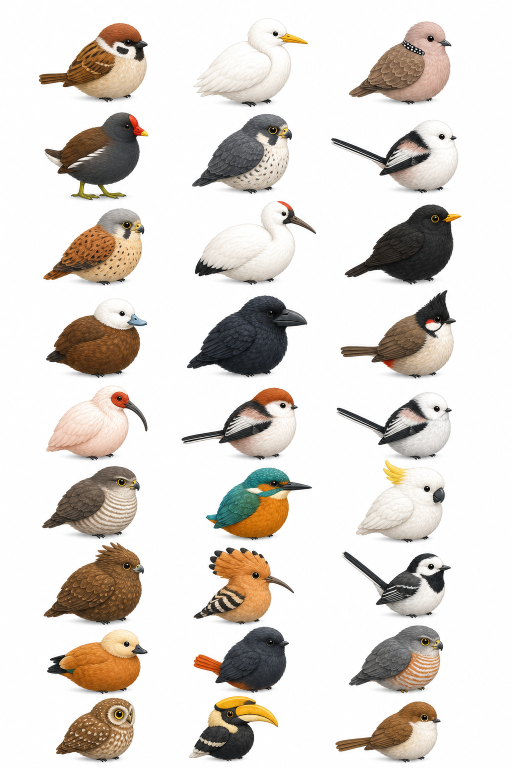
#> input picture assets/bird-contact-sheet-v3-plain.png, 1024 x 1536 px (shown at 1/2 size)
$ python -i process_hires_pet_assets.py   (imports and definitions only)
#> lines starting #> are read from the running program, lines starting #| are printed output that depends on the picture; after the words box and inside, x2 and y2 are one past the last pixel; in counts of white or black regions, pixels touching at a corner belong together
#!/usr/bin/env python3
"""Process high-resolution generated pet assets into 720x720 transparent PNGs."""

from __future__ import annotations

import argparse
import json
from pathlib import Path

from PIL import Image, ImageChops, ImageFilter


ROOT = Path(__file__).resolve().parents[1]
MANIFEST_PATH = ROOT / "docs/assets/pet-design/hires-prompts/manifest.json"


def chroma_key_to_alpha(image: Image.Image) -> Image.Image:
    rgba = image.convert("RGBA")
    pixels = rgba.load()
    width, height = rgba.size
#> width = 1024; height = 1536

    border_samples = []
    for x in range(width):
        border_samples.append(rgba.getpixel((x, 0)))
        border_samples.append(rgba.getpixel((x, height - 1)))
#> after the loop, border_samples = 2048 items, first 6: (253, 254, 255, 255), (254, 254, 253, 255), (254, 254, 254, 255), (254, 254, 254, 255), (254, 253, 254, 255), (254, 254, 254, 255)
    for y in range(height):
        border_samples.append(rgba.getpixel((0, y)))
        border_samples.append(rgba.getpixel((width - 1, y)))
#> after the loop, border_samples = 5120 items, first 6: (253, 254, 255, 255), (254, 254, 253, 255), (254, 254, 254, 255), (254, 254, 254, 255), (254, 253, 254, 255), (254, 254, 254, 255)

    red = sorted(sample[0] for sample in border_samples)[len(border_samples) // 2]
#> red = 254
    green = sorted(sample[1] for sample in border_samples)[len(border_samples) // 2]
#> green = 254
    blue = sorted(sample[2] for sample in border_samples)[len(border_samples) // 2]
#> blue = 254
    key = (red, green, blue)
#> key = (254, 254, 254)

    for y in range(height):
        for x in range(width):
            r, g, b, a = pixels[x, y]
            distance = ((r - key[0]) ** 2 + (g - key[1]) ** 2 + (b - key[2]) ** 2) ** 0.5
            if distance <= 18:
                pixels[x, y] = (r, g, b, 0)
                continue

            if distance <= 95:
                matte = min(1.0, max(0.0, (distance - 18) / 77))
                new_alpha = round(a * matte)
                if key[1] > key[0] and key[1] > key[2]:
                    # Green screen despill.
                    g = min(g, round((r + b) * 0.55))
                elif key[0] > 180 and key[2] > 180:
                    # Magenta screen despill.
                    spill = max(0, min(r, b) - g)
                    r = max(0, r - round(spill * 0.72))
                    b = max(0, b - round(spill * 0.72))
                pixels[x, y] = (r, g, b, new_alpha)

    return rgba


def normalize_alpha(image: Image.Image) -> Image.Image:
    rgba = image.convert("RGBA")
    alpha = rgba.getchannel("A")
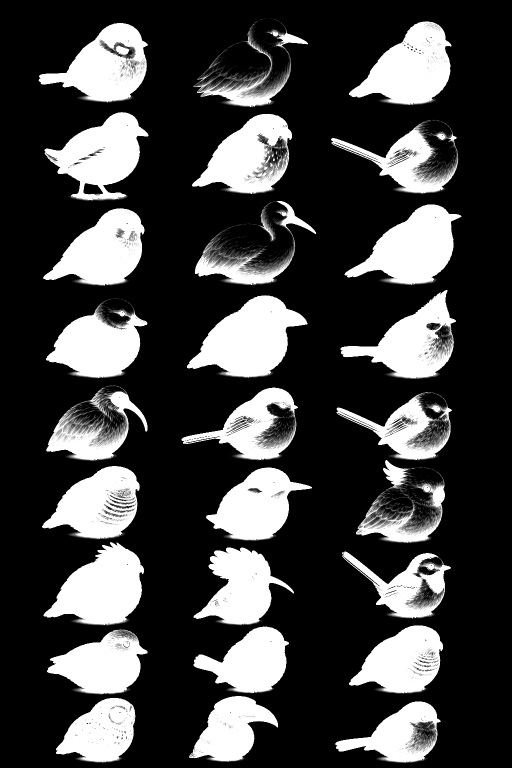
#> alpha: PIL image 1024x1536 L (shown at 1/2 size); min 0, max 255, mean 66.2
    bbox = alpha.getbbox()
#> bbox = (77, 36, 923, 1527)
    if not bbox:
        return rgba
    binary = alpha.point(lambda value: 255 if value > 8 else 0)
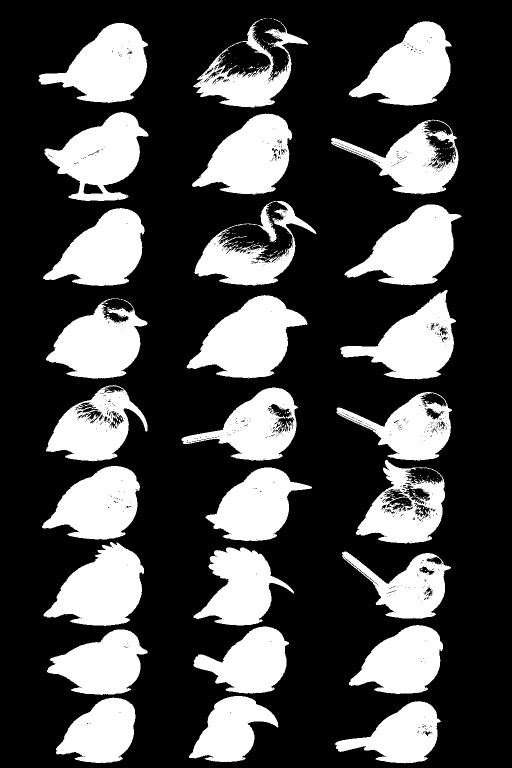
#> binary: PIL image 1024x1536 L (shown at 1/2 size); 29.3% white; 240 white regions (208 under 20 px), largest, box (x1, y1, x2, y2) and area: (373, 590, 615, 757) 22790, (87, 1084, 288, 1252) 20702, (697, 42, 903, 211) 20544
    inner = binary.filter(ImageFilter.MinFilter(3))
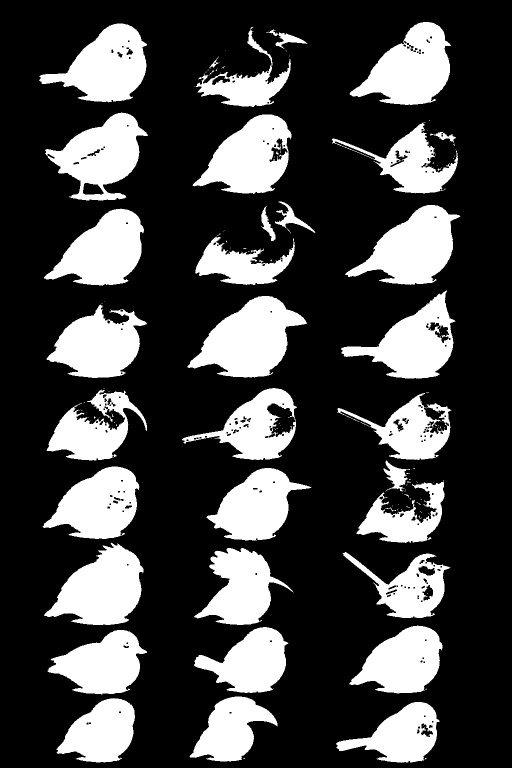
#> inner: PIL image 1024x1536 L (shown at 1/2 size); 26.6% white; 143 white regions (109 under 20 px), largest, box (x1, y1, x2, y2) and area: (375, 592, 614, 755) 21833, (88, 1085, 287, 1250) 19754, (690, 410, 921, 570) 19548
    soft = binary.filter(ImageFilter.GaussianBlur(0.7)).point(lambda value: 0 if value < 3 else value)
    final_alpha = ImageChops.darker(alpha, ImageChops.lighter(inner, soft))
    rgba.putalpha(final_alpha)
    return rgba


def fit_canvas(image: Image.Image, size: int = 720, padding: int = 42) -> Image.Image:
    rgba = normalize_alpha(image)
    bbox = rgba.getchannel("A").getbbox()
#> bbox = (77, 36, 923, 1527)
    if not bbox:
        raise ValueError("asset has empty alpha")
    cropped = rgba.crop(bbox)
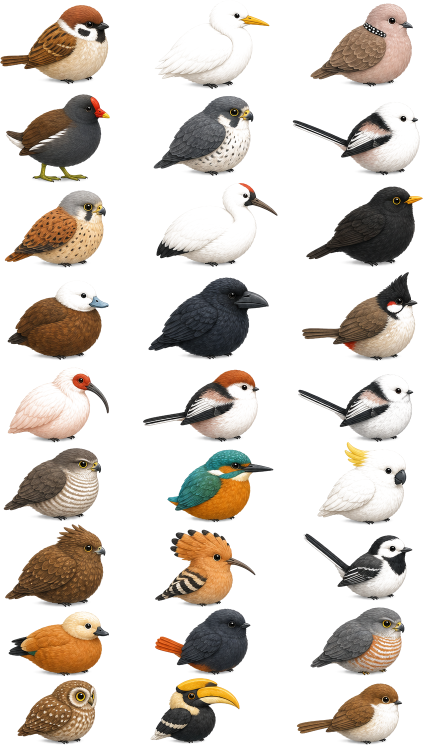
#> cropped: PIL image 846x1491 RGBA (shown at 1/2 size); mean R, G, B, A 213.6, 206.8, 199.8, 82.1; transparent parts drawn white
    max_side = size - padding * 2
    scale = min(max_side / cropped.width, max_side / cropped.height)
#> scale = 0.427
    resized = cropped.resize(
        (max(1, round(cropped.width * scale)), max(1, round(cropped.height * scale))),
        Image.Resampling.LANCZOS,
    )
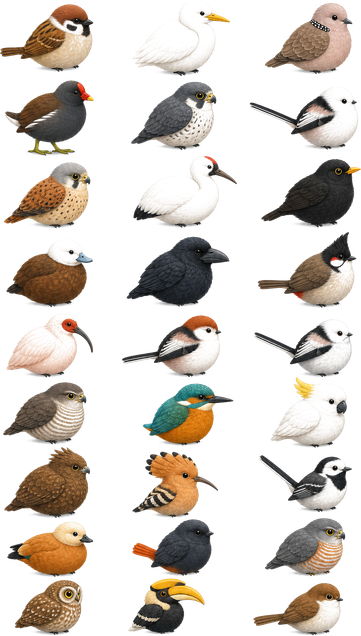
#> resized: PIL image 361x636 RGBA; mean R, G, B, A 63, 55.7, 48.2, 82.1; transparent parts drawn white
    canvas = Image.new("RGBA", (size, size), (255, 255, 255, 0))
    canvas.alpha_composite(resized, ((size - resized.width) // 2, (size - resized.height) // 2))
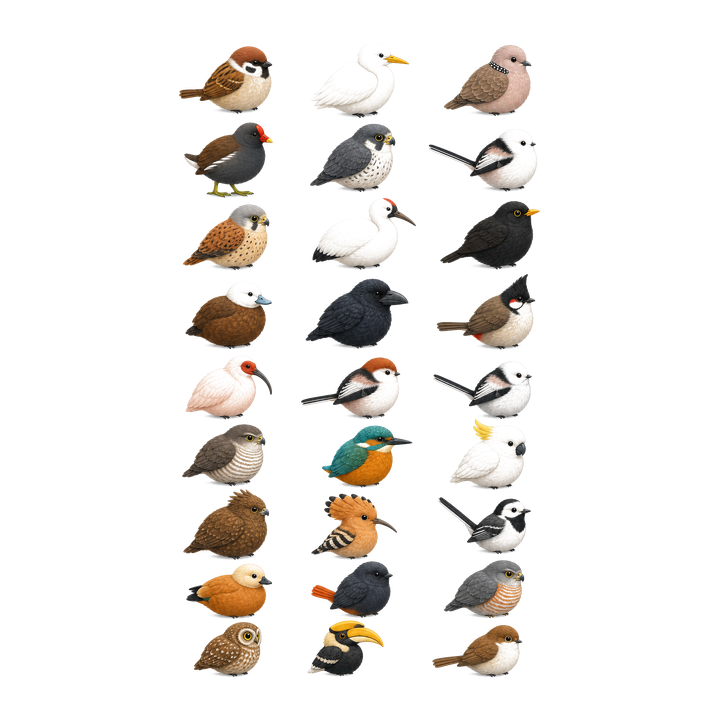
#> canvas: PIL image 720x720 RGBA; mean R, G, B, A 235.2, 232, 228.7, 36.4; transparent parts drawn white
    return canvas


def process_one(raw_path: Path, out_path: Path) -> None:
    image = Image.open(raw_path).convert("RGBA")
    if image.getpixel((0, 0))[3] > 0:
        image = chroma_key_to_alpha(image)
    asset = fit_canvas(image)
#> (the run stopped early here; a loop or call above may not have finished)
